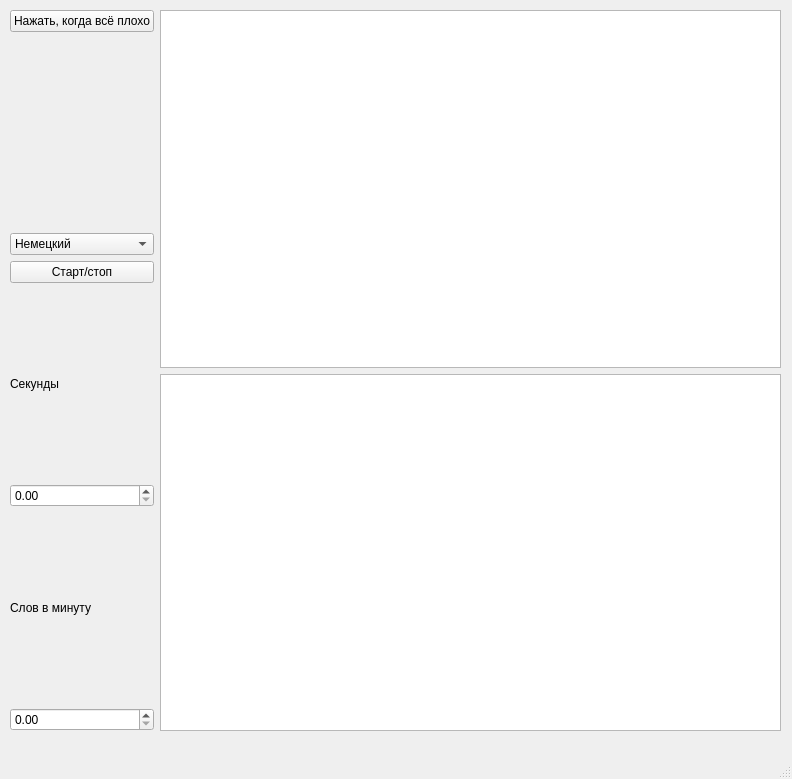
<?xml version="1.0" encoding="UTF-8"?>
<ui version="4.0">
 <class>MainWindow</class>
 <widget class="QMainWindow" name="MainWindow">
  <property name="geometry">
   <rect>
    <x>0</x>
    <y>0</y>
    <width>792</width>
    <height>779</height>
   </rect>
  </property>
  <property name="windowTitle">
   <string>MainWindow</string>
  </property>
  <widget class="QWidget" name="centralwidget">
   <widget class="QWidget" name="verticalLayoutWidget">
    <property name="geometry">
     <rect>
      <x>10</x>
      <y>10</y>
      <width>771</width>
      <height>721</height>
     </rect>
    </property>
    <layout class="QVBoxLayout" name="verticalLayout">
     <item>
      <layout class="QHBoxLayout" name="horizontalLayout">
       <item>
        <layout class="QVBoxLayout" name="verticalLayout_3">
         <item>
          <widget class="QPushButton" name="pushAlarm">
           <property name="text">
            <string>Нажать, когда всё плохо</string>
           </property>
          </widget>
         </item>
         <item>
          <widget class="QLabel" name="label_2">
           <property name="text">
            <string/>
           </property>
          </widget>
         </item>
         <item>
          <widget class="QComboBox" name="langBox">
           <item>
            <property name="text">
             <string>Немецкий</string>
            </property>
           </item>
           <item>
            <property name="text">
             <string>Французский</string>
            </property>
           </item>
           <item>
            <property name="text">
             <string>Арабский</string>
            </property>
           </item>
           <item>
            <property name="text">
             <string>Китайский</string>
            </property>
           </item>
           <item>
            <property name="text">
             <string>Белорусский</string>
            </property>
           </item>
           <item>
            <property name="text">
             <string>Иврит</string>
            </property>
           </item>
          </widget>
         </item>
         <item>
          <widget class="QPushButton" name="startBtn">
           <property name="text">
            <string>Старт/стоп</string>
           </property>
          </widget>
         </item>
         <item>
          <widget class="QLabel" name="startLabel">
           <property name="text">
            <string>Секунды</string>
           </property>
          </widget>
         </item>
         <item>
          <widget class="QDoubleSpinBox" name="timerBox"/>
         </item>
         <item>
          <widget class="QLabel" name="label">
           <property name="text">
            <string>Слов в минуту</string>
           </property>
          </widget>
         </item>
         <item>
          <widget class="QDoubleSpinBox" name="wordsBox"/>
         </item>
        </layout>
       </item>
       <item>
        <layout class="QVBoxLayout" name="verticalLayout_2">
         <item>
          <widget class="QTextEdit" name="aimTextEdit"/>
         </item>
         <item>
          <widget class="QTextEdit" name="checkTextEdit"/>
         </item>
        </layout>
       </item>
      </layout>
     </item>
    </layout>
   </widget>
  </widget>
  <widget class="QMenuBar" name="menubar">
   <property name="geometry">
    <rect>
     <x>0</x>
     <y>0</y>
     <width>792</width>
     <height>22</height>
    </rect>
   </property>
  </widget>
  <widget class="QStatusBar" name="statusbar"/>
 </widget>
 <resources/>
 <connections/>
</ui>
